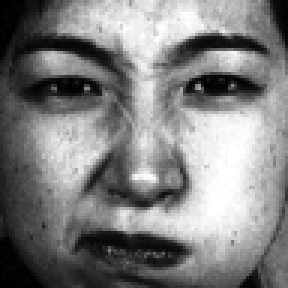
%> input picture 40_periodical_2013_HuMin/gradientGaborHistogram/lbp/KA.AN1.39.tiff, 96 x 96 px (shown 3 times larger)
$ octave --eval "result = lbp_rotation(imread('KA.AN1.39.tiff'));"   (GNU Octave 9; MATLAB toolbox functions it lacks are replaced by stand-ins)
%> lines starting %> are read from the running program, lines starting %| are printed output that depends on the picture
function lbpI = lbp_rotation(I)
I = imresize(I,[256 256]);
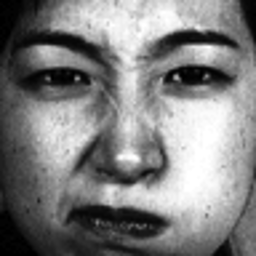
%> I: size 256x256 uint8; min 0, max 255, mean 127.5
[m,n,h] = size(I);
%> m = 256; n = 256; h = 1
if h==3
    I = rgb2gray(I);
end
lbpI = uint8(zeros([m n]));
for i = 2:m-1
    for j = 2:n-1
        neighbor = [I(i-1,j-1) I(i-1,j) I(i-1,j+1) I(i,j+1) I(i+1,j+1) I(i+1,j) I(i+1,j-1) I(i,j-1)] > I(i,j);
        pixel = 0;
        for k = 1:8
            pixel = pixel + neighbor(1,k) * bitshift(1,8-k);
        end
        lbpI(i,j) = uint8(rotationMin(pixel));
    end
end
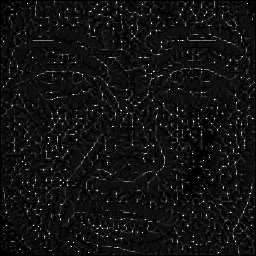
%> lbpI: size 256x256 uint8; min 0, max 255, mean 17.4

% 计算最小值
function minval = rotationMin(i)
i = uint8(i);
vals = ones([1 8])*256;
for k=1:8
    vals(k) = i;
    last_bit = mod(i,2);
    i = bitshift(i,-1);
    i = last_bit * 128 + i;
end
minval = min(vals);
